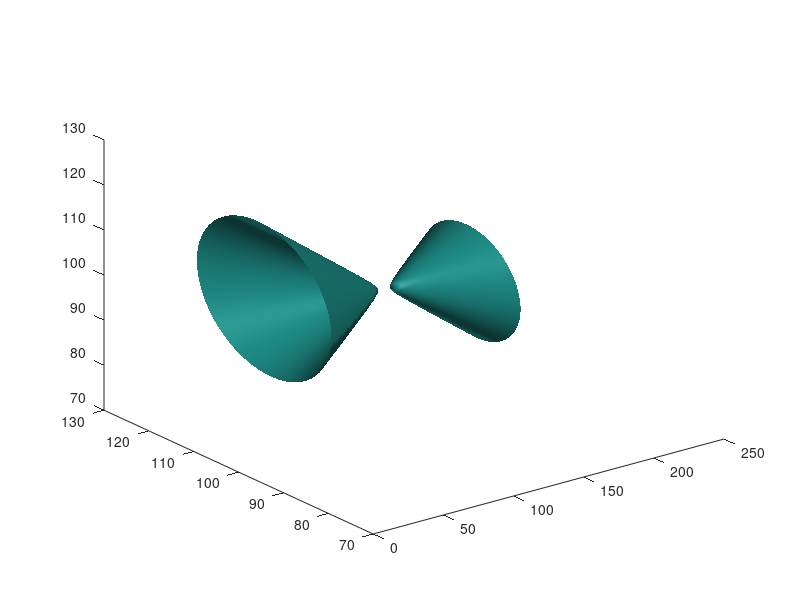
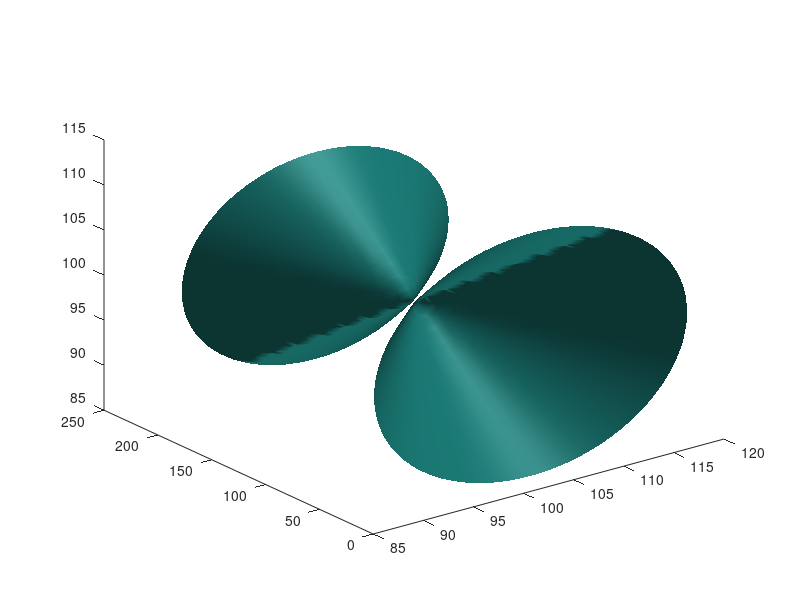

MATLAB code for these plots, in order:
% Вывод пяти знаков
format short g;

[x, y, z] = ndgrid(-10.0 : 0.1 : 10.0, -10.0 : 0.1 : 10.0, -10.0 : 0.1 : 10.0);

u = 11 * x.^2 - 2 * x.*y - 2 * x.*z + 2 * y.*z + 9 * z.^2 - 4 * x + y + z;

a11 = 11;
a22 = 0;
a33 = 9;

a12 = -2 / 2;
a13 = -2 / 2;
a23 = 2 / 2;

a0 = 0;
a1 = -4 / 2;
a2 = 1 / 2;
a3 = 1 / 2;

A = [
    [a11, a12, a13];
    [a12, a22, a23];
    [a13, a23, a33]
];

a = transpose([a1, a2, a3]);

% Получение характеристического многочлена
charPoly = poly(A);
disp("Характеристический многочлен:");
polyout(charPoly, 'l');

% Вычисление собственных значений
eigenvalues = sort(roots(charPoly));
disp("Собственные значения:");
disp(eigenvalues)

[eigenvectors, val] = eig(A);

v1 = eigenvectors(:,1);
v2 = eigenvectors(:,2);
v3 = eigenvectors(:,3);

% Нормировка векторов
nv1 = v1 / dot(v1, v1);
nv2 = v2 / dot(v2, v2);
nv3 = v3 / dot(v3, v3);
S = [nv1, nv2, nv3];
disp("Матрица перехода:")
disp(S)

% Проверка, что матрица получилась диагональная
nA = transpose(S)*A*S;
disp("Полученная диагональная матрица:")
disp(nA)

% Новые коэффициенты
na = transpose(S)*a;

v = eigenvalues(1) * x.^2 + eigenvalues(2) * y.^2 + eigenvalues(3) * z.^2 + na(1) * x + na(2) * y + na(3) * z;

isosurface(u, 0);
figure;
isosurface(v, 0);